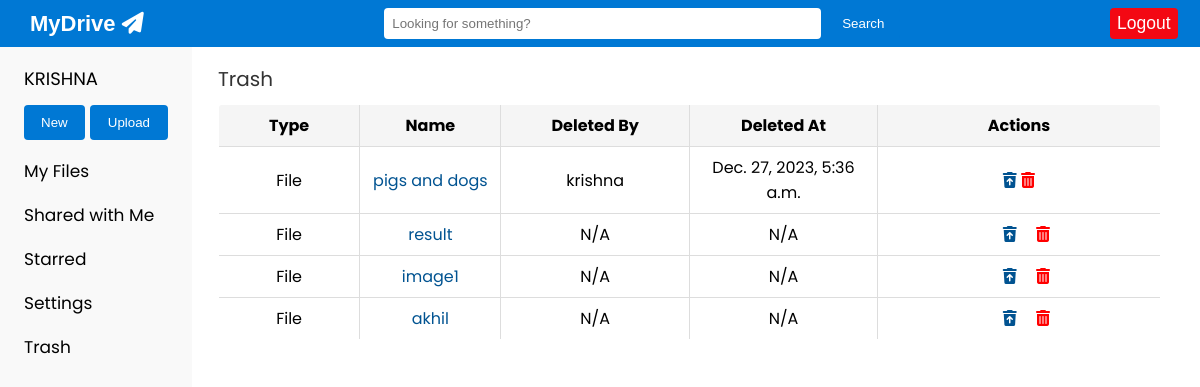
The page /trash/ (signed in) on the database as committed earlier.
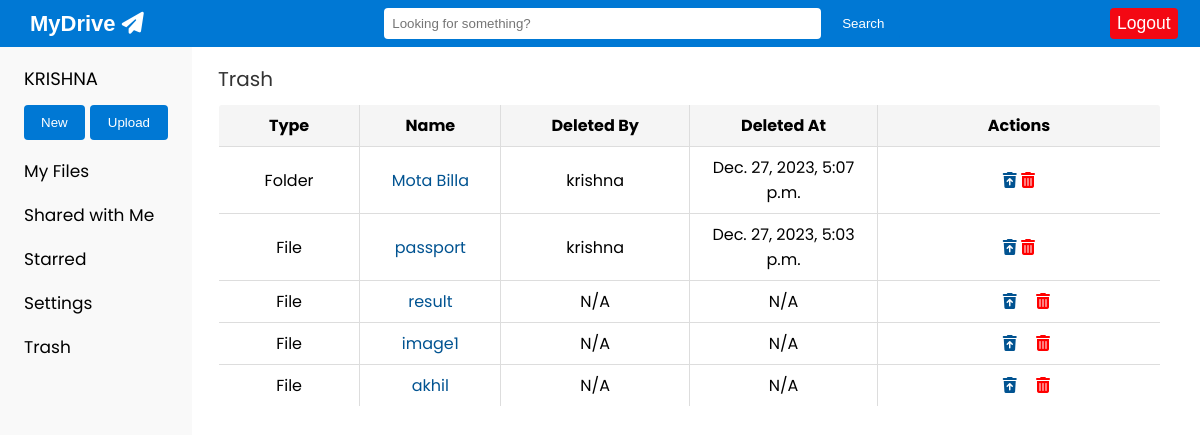
The same page on the database as committed later.
### fileshare/models.py (models this page shows, shortened)
class File(models.Model):
    name = models.CharField(max_length=255)
    folder = models.ForeignKey(Folder, on_delete=models.CASCADE, null=True, blank=True)
    uploaded_by = models.ForeignKey(User, on_delete=models.CASCADE)
    uploaded_at = models.DateTimeField(auto_now_add=True)
    file = models.FileField(upload_to='uploads/')
    deleted = models.BooleanField(default=False)
    deleted_by = models.ForeignKey(User, on_delete=models.SET_NULL, null=True, blank=True, related_name='deleted_files')
    deleted_at = models.DateTimeField(null=True, blank=True)
    starred = models.BooleanField(default=False)

class SharedFile(models.Model):
    file = models.ForeignKey(File, null=True, blank=True, on_delete=models.CASCADE)
    folder = models.ForeignKey(Folder, null=True, blank=True, on_delete=models.CASCADE)
    shared_with = models.ManyToManyField(User)
    shared_at = models.DateTimeField(null=True, blank=True)
    shared_by = models.ForeignKey(User, on_delete=models.CASCADE, related_name='shared_files', default=1)
    starred = models.BooleanField(default=False)

class Folder(models.Model):
    name = models.CharField(max_length=255)
    created_by = models.ForeignKey(User, on_delete=models.CASCADE)
    created_at = models.DateTimeField(auto_now_add=True)
    updated_at = models.DateTimeField(auto_now=True)
    deleted = models.BooleanField(default=False)
    deleted_by = models.ForeignKey(User, on_delete=models.SET_NULL, null=True, blank=True, related_name='deleted_folders')
    deleted_at = models.DateTimeField(null=True, blank=True)
    starred = models.BooleanField(default=False)
    folder_id = models.IntegerField(default=1)  # Assign a default value for the root directory

### fileshare/views.py (the view)
# urls.py: path('trash/', views.trash, name='trash'),
@login_required
def trash(request):
    folders = Folder.objects.filter(deleted=True, created_by=request.user)
    files_in_folders = File.objects.filter(deleted=True, folder__created_by=request.user)
    root_files = File.objects.filter(Q(deleted=True, uploaded_by=request.user, folder__isnull=True) | Q(deleted=True, folder__isnull=True, uploaded_by=request.user))
    shared_files = SharedFile.objects.filter(file__deleted=True, shared_with=request.user)
    return render(request, 'fileshare/trash.html', {'folders': folders, 'files_in_folders': files_in_folders, 'root_files': root_files, 'shared_files': shared_files, 'nav_folders': Folder.objects.filter(created_by=request.user), 'nav_files': File.objects.filter(folder__created_by=request.user)})

### fileshare/templates/fileshare/trash.html (shortened to what this page needs)
{% extends 'base.html' %}
{% block content %}
  <div class="content">
    <h2 style="font-weight: normal; margin-top: 52px;">Trash</h2>
    <br>
    <table>
      <thead>
        <tr>
          <th>Type</th>
          <th>Name</th>
          <th>Deleted By</th>
          <th>Deleted At</th>
          <th>Actions</th>
        </tr>
      </thead>
      <tbody>
        {% for folder in folders %}
          <tr>
            <td>Folder</td>
            <td>
              <a href="{% url 'upload_file' folder.id %}" style="text-decoration: none; color: #015391;">{{ folder.name }}</a>
            </td>
            <td>
              {% if folder.deleted_by %}
                {{ folder.deleted_by.username }}
              {% else %}
                N/A
              {% endif %}
            </td>
            <td>
              {% if folder.deleted_at %}
                {{ folder.deleted_at }}
              {% else %}
                N/A
              {% endif %}
            </td>
            <td>
              <a href="{% url 'restore_folder' folder.id %}" style="color: #015391;"><i class="fas fa-trash-restore"></i></a>
              <a href="{% url 'delete_permanently_folder' folder.id %}" style="color: #FF0000;"><i class="fas fa-trash-alt"></i></a>
            </td>
          </tr>
        {% endfor %}
        {% for root_file in root_files %}
          <tr>
            <td>File</td>
            <td>
              <a href="{{ root_file.file.url }}" target="_blank" style="text-decoration: none; color: #015391;">{{ root_file.name }}</a>
            </td>
            <td>
              {% if root_file.deleted_by %}
                {{ root_file.deleted_by.username }}
              {% else %}
                N/A
              {% endif %}
            </td>
            <td>
              {% if root_file.deleted_at %}
                {{ root_file.deleted_at }}
              {% else %}
                N/A
              {% endif %}
            </td>
            <td>
              <a href="{% url 'restore_file' root_file.id %}" style="text-decoration: none; color: #015391;"><i class="fas fa-trash-restore"></i></a>
              <a href="{% url 'delete_permanently' root_file.id %}" style="color: #FF0000;"><i class="fas fa-trash-alt"></i></a>
            </td>
          </tr>
        {% endfor %}
        {% for shared_file in shared_files %}
        <tr>
          <td>File</td>
          <td>
            <a href="{{ shared_file.file.file.url }}" target="_blank" style="text-decoration: none; color: #015391;">{{ shared_file.file.name }}</a>
          </td>
          <td>
            {% if shared_file.deleted_by %}
              {{ shared_file.deleted_by.username }}
            {% else %}
              N/A
            {% endif %}
          </td>
          <td>
            {% if shared_file.deleted_at %}
              {{ shared_file.deleted_at }}
            {% else %}
              N/A
            {% endif %}
          </td>
          <td>
            <a href="{% url 'restore_file' shared_file.id %}" style="text-decoration: none; color: #015391;"><i class="fas fa-trash-restore"></i></a>
            <a href="{% url 'delete_permanently' shared_file.id %}" style="color: #FF0000;"><i class="fas fa-trash-alt"></i></a>
          </td>
        </tr>
        {% endfor %}
      </tbody>
    </table>
  </div>
{% endblock %}

Rows that differ between the two databases and show on the page:
no longer on this page (row edited): File: name "pigs and dogs", deleted_by.username "krishna", deleted_at "Dec. 27, 2023, 5:36 a.m."
added Folder: name "Mota Billa", deleted_by.username "krishna", deleted_at "Dec. 27, 2023, 5:07 p.m."
now on this page (row edited): File: name "passport", deleted_by.username "krishna", deleted_at "Dec. 27, 2023, 5:03 p.m."
